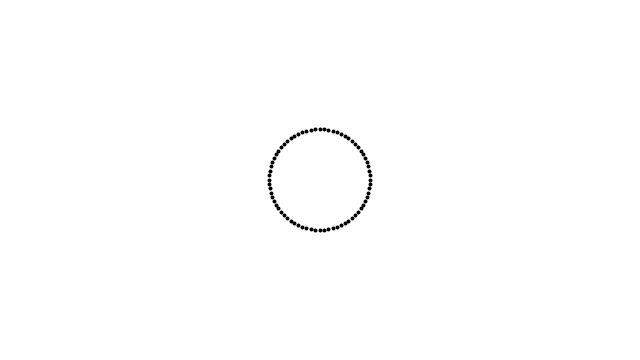
Frame 1 (no input)
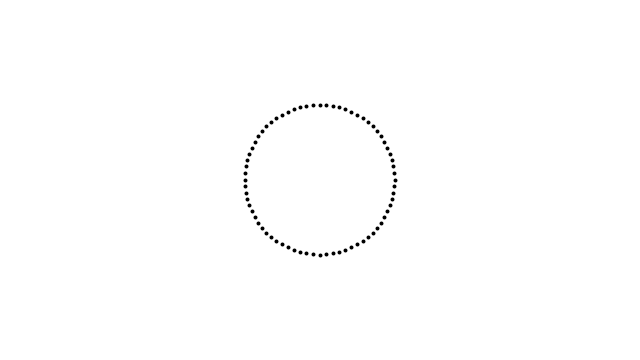
Frame 60 (the mouse pressed at the canvas centre just before this capture)
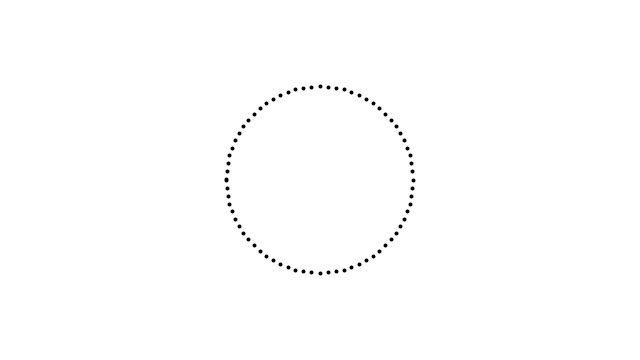
Frame 120 (the mouse held since frame 60 and released just before this capture)

The Processing sketch that drew these frames (run headless with seeded random() and noise(); from frame 60 on, the mouse is pressed at the canvas centre):

// Processing sketch: Example_5_14_COS_SIN_LUT
// ── Example_5_14_COS_SIN_LUT.pde
/*
sincoslookup taken from http://wiki.processing.org/index.php/Sin/Cos_look-up_table
archived version http://web.archive.org/web/20130510100827/http://wiki.processing.org/w/Sin/Cos_look-up_table
ported to p5.js by Miká Kruschel
https://editor.p5js.org/mikakruschel/sketches/Ag6QMqDE
*/

// declare arrays and params for storing sin/cos values
float[] sinLUT;
float[] cosLUT;
// set table precision to 0.5 degrees
final float SC_PRECISION = 0.5;
// caculate reciprocal for conversions
final float SC_INV_PREC = 1 / SC_PRECISION;
// compute required table length
final int SC_PERIOD = (int)Math.floor(360 * SC_INV_PREC);

// init sin/cos tables with values
// should be called from setup()
void initSinCos() {
  sinLUT = new float[SC_PERIOD];
  cosLUT = new float[SC_PERIOD];
  for (int i = 0; i < SC_PERIOD; i++) {
    sinLUT[i] = sin(i * DEG_TO_RAD * SC_PRECISION);
    cosLUT[i] = cos(i * DEG_TO_RAD * SC_PRECISION);
  }
}

// circle radius used for example
float radius;

void setup() {
  size(640, 360);
  initSinCos(); // important call to initialize lookup tables
}

void draw() {
  background(255);
  // modulate the current radius
  radius = 50 + 50 * sinLUT[frameCount % SC_PERIOD];

  // draw a circle made of points (every 5 degrees)
  for (int i = 0; i < 360; i += 5) {
    // convert degrees into array index:
    // the modulo operator (%) ensures periodicity
    int theta = int((i * SC_INV_PREC) % SC_PERIOD);
    strokeWeight(4);
    // draw the circle around mouse pos
    point(
      width / 2 + radius * cosLUT[theta],
      height / 2 + radius * sinLUT[theta]
    );
  }
}
